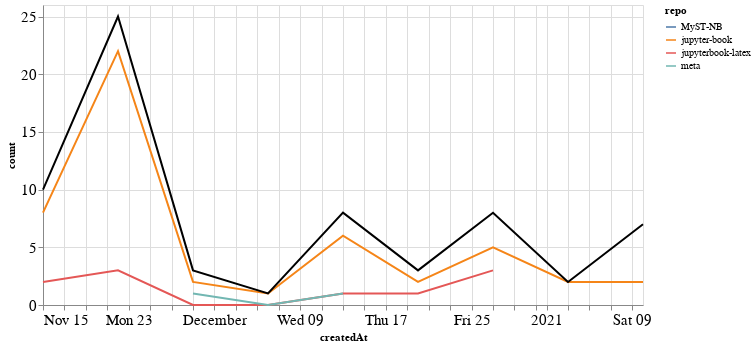

The notebook cell saved with this chart:
### Markdown cell above
### Comments

### Code cell
comments_time = comments.groupby('repo').resample('W', on='createdAt').count()['author'].reset_index()
comments_time = comments_time.rename(columns={'author': 'count'})
comments_time_total = comments_time.groupby('createdAt').agg({"count": "sum"}).reset_index()
ch1 = alt.Chart(comments_time, width=600).mark_line().encode(
    x='createdAt',
    y='count',
    color='repo',
    tooltip="repo"
)

ch2 = alt.Chart(comments_time_total, width=600).mark_line(color="black").encode(
    x='createdAt',
    y='count',
)

ch1 + ch2

### Figure 1 — Vega-Lite specification as saved in the notebook (floating-point values rounded to 4 significant figures)
{"config": {"axisLeft": {"labelFontSize": 15}, "axisBottom": {"labelFontSize": 15}}, "layer": [{"data": {"name": "data-57489a518b25c1cb483b3e81389576a9"}, "mark": "line", "encoding": {"color": {"type": "nominal", "field": "repo"}, "tooltip": {"type": "nominal", "field": "repo"}, "x": {"type": "temporal", "field": "createdAt"}, "y": {"type": "quantitative", "field": "count"}}, "width": 600}, {"data": {"name": "data-5bab156f693391514ea5d17cbbbaa4bc"}, "mark": {"type": "line", "color": "black"}, "encoding": {"x": {"type": "temporal", "field": "createdAt"}, "y": {"type": "quantitative", "field": "count"}}, "width": 600}], "$schema": "https://vega.github.io/schema/vega-lite/v4.8.1.json", "datasets": {"data-57489a518b25c1cb483b3e81389576a9": [{"repo": "MyST-NB", "createdAt": "2021-01-10T00:00:00", "count": 5}, {"repo": "jupyter-book", "createdAt": "2020-11-15T00:00:00", "count": 8}, {"repo": "jupyter-book", "createdAt": "2020-11-22T00:00:00", "count": 22}, {"repo": "jupyter-book", "createdAt": "2020-11-29T00:00:00", "count": 2}, {"repo": "jupyter-book", "createdAt": "2020-12-06T00:00:00", "count": 1}, {"repo": "jupyter-book", "createdAt": "2020-12-13T00:00:00", "count": 6}, {"repo": "jupyter-book", "createdAt": "2020-12-20T00:00:00", "count": 2}, {"repo": "jupyter-book", "createdAt": "2020-12-27T00:00:00", "count": 5}, {"repo": "jupyter-book", "createdAt": "2021-01-03T00:00:00", "count": 2}, {"repo": "jupyter-book", "createdAt": "2021-01-10T00:00:00", "count": 2}, {"repo": "jupyterbook-latex", "createdAt": "2020-11-15T00:00:00", "count": 2}, {"repo": "jupyterbook-latex", "createdAt": "2020-11-22T00:00:00", "count": 3}, {"repo": "jupyterbook-latex", "createdAt": "2020-11-29T00:00:00", "count": 0}, {"repo": "jupyterbook-latex", "createdAt": "2020-12-06T00:00:00", "count": 0}, {"repo": "jupyterbook-latex", "createdAt": "2020-12-13T00:00:00", "count": 1}, {"repo": "jupyterbook-latex", "createdAt": "2020-12-20T00:00:00", "count": 1}, {"repo": "jupyterbook-latex", "createdAt": "2020-12-27T00:00:00", "count": 3}, {"repo": "meta", "createdAt": "2020-11-29T00:00:00", "count": 1}, {"repo": "meta", "createdAt": "2020-12-06T00:00:00", "count": 0}, {"repo": "meta", "createdAt": "2020-12-13T00:00:00", "count": 1}], "data-5bab156f693391514ea5d17cbbbaa4bc": [{"createdAt": "2020-11-15T00:00:00", "count": 10}, {"createdAt": "2020-11-22T00:00:00", "count": 25}, {"createdAt": "2020-11-29T00:00:00", "count": 3}, {"createdAt": "2020-12-06T00:00:00", "count": 1}, {"createdAt": "2020-12-13T00:00:00", "count": 8}, {"createdAt": "2020-12-20T00:00:00", "count": 3}, {"createdAt": "2020-12-27T00:00:00", "count": 8}, {"createdAt": "2021-01-03T00:00:00", "count": 2}, {"createdAt": "2021-01-10T00:00:00", "count": 7}]}}
